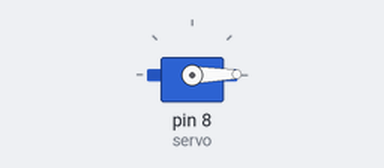
The sketch below on a simulated Arduino Uno, built with avr-gcc and run on an emulated ATmega328P. Shown: servo.

Above: at 0.05 s.
At 0.7 s:
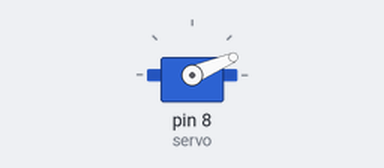
At 1.35 s:
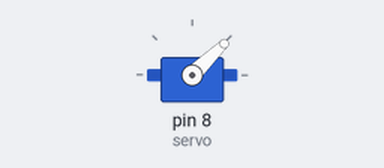
At 2.7 s:
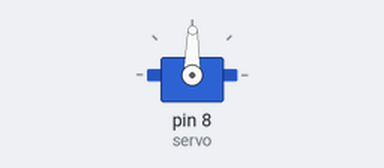
Timing chart, 0 to 6.2 s (numbered marks = the images above):
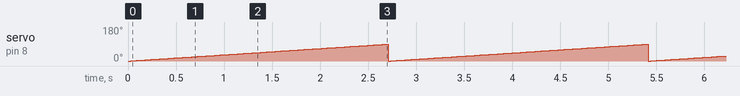

Measured:
- by itself, servo on pin 8 (servo): ramps from 0° to 89° and jumps back, once every 2.7 s

The sketch:

MicroServo_Sg90.ino
```cpp
#include <Servo.h>
Servo servo;
int angle = 0;
void setup() {
  servo.attach(8);
  servo.write(angle);
}
void loop()
{
 // scan from 0 to 180 degrees
  for(angle = 0; angle < 90; angle++)
  {
    servo.write(angle);
    delay(30);
  }

}
```
